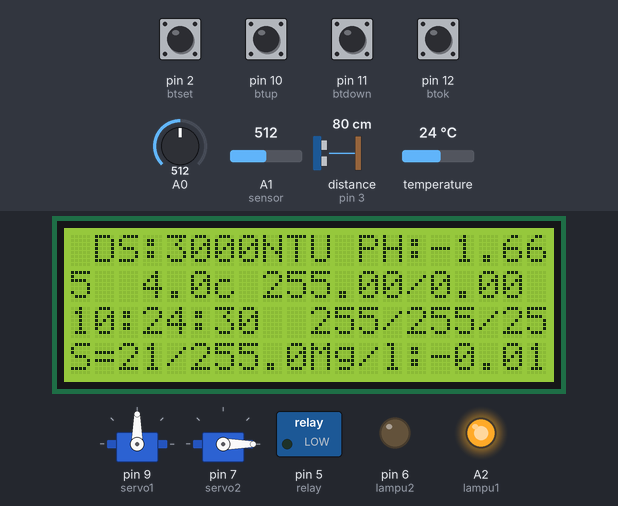
A sketch run on a simulated Arduino Uno, built with avr-gcc and run on an emulated ATmega328P. Parts: 20×4 character LCD, 2 × servo, switched loads named in the sketch (green lamp = pin HIGH), output pins drawn as LEDs (lit = HIGH). Wiring (inferred from the names in the program): ultrasonic range finder: trigger pin 4; echo pin 3. The test bench sets the inputs (shaded band); at power-on: pin 2 (btset), pin 10 (btup), pin 11 (btdown), pin 12 (btok) HIGH, A0 = 512, A1 (sensor) = 512, distance to the obstacle (sensor on pin 3) 80 cm, temperature 24 °C. The echo pulse lasts 58.3 µs per cm; the local clock reads 2024-03-15 10:24:30 at power-on unless the sketch sets it; EEPROM starts erased; pins used as bus, display or sensor lines are not drawn; what the sketch prints to the serial monitor is not drawn.

Above: at 1.2 s.
1.3 s: pin 2 (btset) pulled LOW for 1.05 s
At 4.0 s:
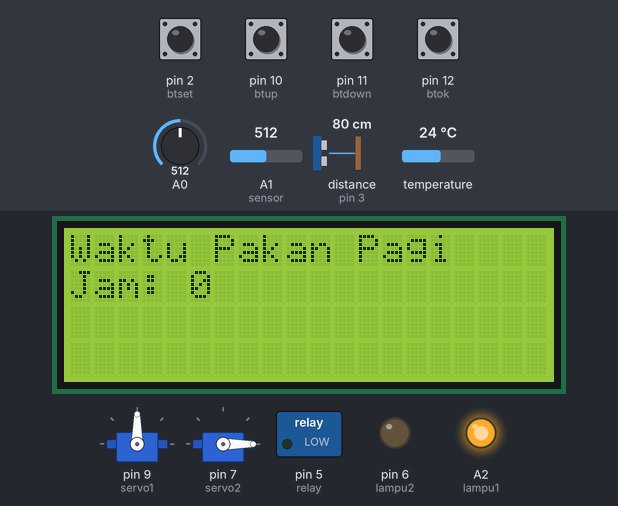
4.3 s: pin 12 (btok) pulled LOW for 1.05 s
At 4.7 s:
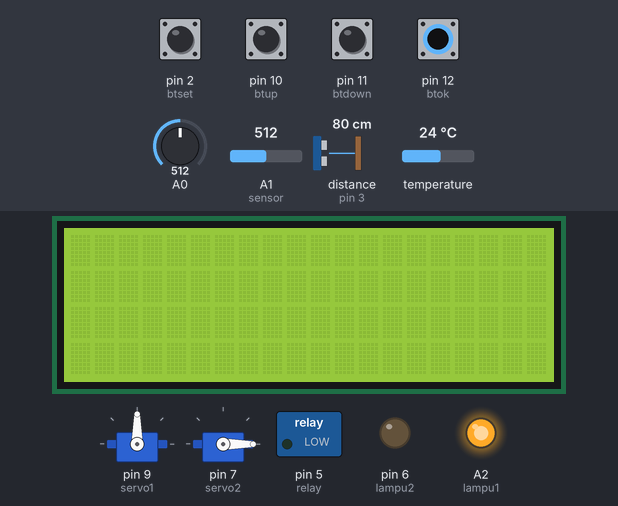
7.9 s: pin 12 (btok) pulled LOW for 1.05 s
At 10.7 s:
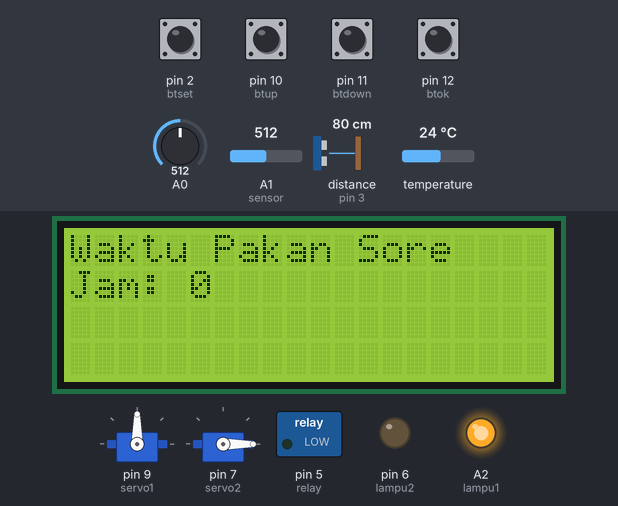
11.4 s: pin 12 (btok) pulled LOW for 1.05 s
At 14.2 s:
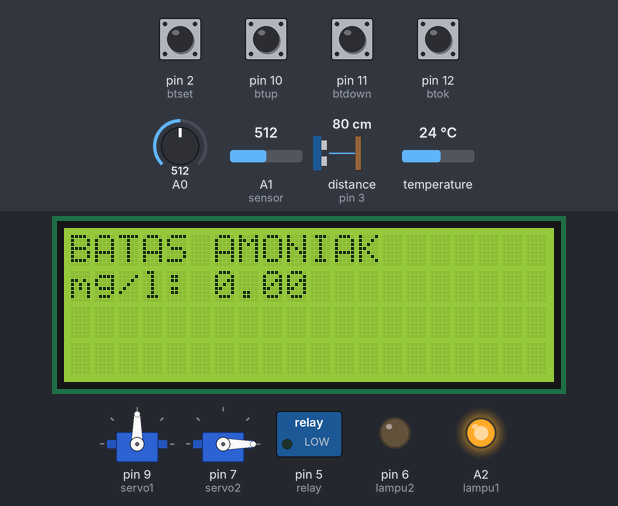
14.9 s: pin 12 (btok) pulled LOW for 1.05 s
At 17.9 s:
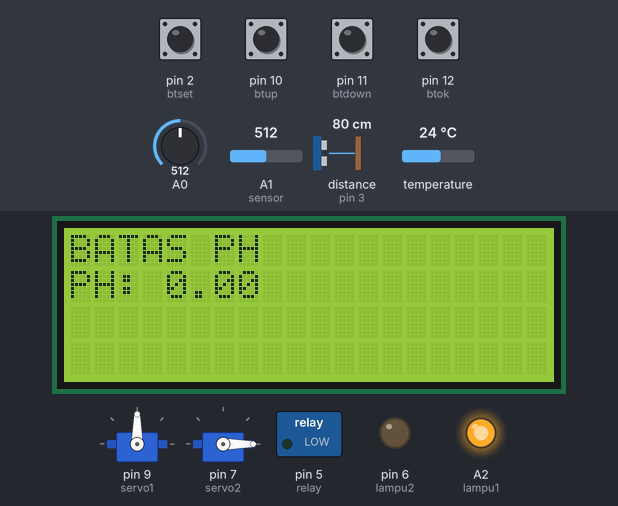
18.5 s: pin 12 (btok) pulled LOW for 1.05 s
At 21.3 s:
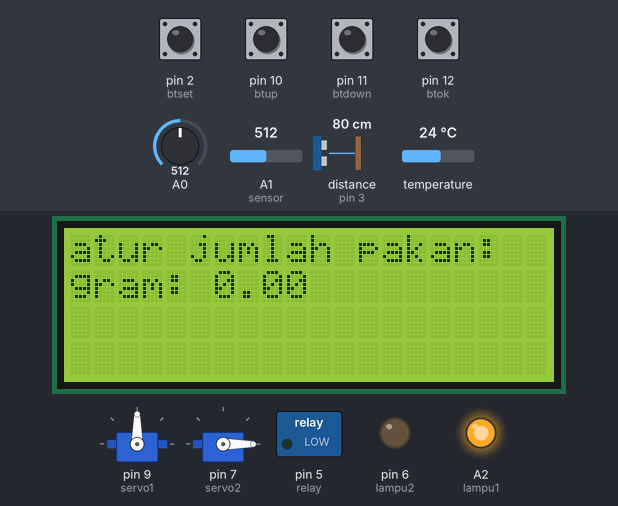
Timing chart, 0 to 22.8 s (numbered marks = the images above; inputs shaded):
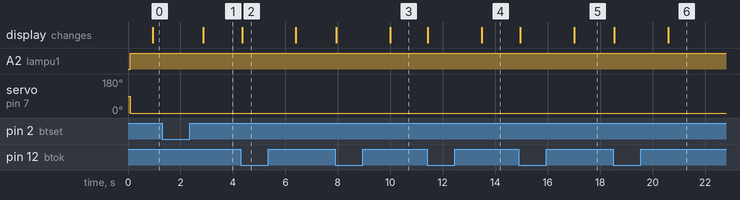

Measured:
- after the input at 1.3 s, the display: changes after 1.6 s (image 1)
- after the input at 4.3 s, the display: changes after 0.05 s (image 2)
- after the input at 7.9 s, the display: first changes at once (image 3 shows a later state)
- after the input at 11.4 s, the display: first changes at once (image 4 shows a later state)
- after the input at 14.9 s, the display: first changes after 0.06 s (image 5 shows a later state)
- after the input at 18.5 s, the display: first changes at once (image 6 shows a later state)

The sketch:

ujicobaterakhhir.ino
```cpp
#include <Wire.h>
#include <OneWire.h>
#include <DallasTemperature.h>
#include <LiquidCrystal_I2C.h>
#include <DS3231.h>
#include <EEPROM.h>
#define ONE_WIRE_BUS 8
#include <Servo.h>


#define trigPin2 4
#define echoPin2 3

OneWire oneWire(ONE_WIRE_BUS);
DallasTemperature sensors(&oneWire);

LiquidCrystal_I2C lcd(0x27,20,4);
DS3231  rtc(SDA, SCL);
Servo myservo;

int addr1 = 0;
int addr2 = 1;
int addr3 = 2;
int addr4 = 3;
int addr5 = 4;

Time  t;
int jampagi,jamsiang,jamsore;

float TempC;
float pHValue;
int tds;
int adctds;
float voltage = 0;   // Tegangan yang terbaca dari sensor

int adcPH;
int TempCx;
int pHValuex;
int ntux;

float ntufix;

long duration2, distance2;

int btset = 2;
int btup = 10;
int btdown = 11;
int btok = 12;

int btsetx;
int btupx;
int btdownx;
int btokx;

float batasamo;
float batasph;
float amoniak;
float jumlahgerakan;

int lampu1 = A2;
int lampu2 = 6;
int relay = 5;
int buzzer = 13;
int tanda = 0;
int kolam;

Servo servo1;
Servo servo2;


unsigned long previousMillisFeed = 0;
unsigned long feedInterval = 20000;  // Delay for feeding in milliseconds

unsigned long previousMillisBeep = 0;
unsigned long beepInterval = 500;  // Delay for beep in milliseconds

unsigned long previousMillisLCD = 0;
unsigned long lcdUpdateInterval = 1000;  // LCD update interval


void setup(){

jampagi = EEPROM.read(addr1);
jamsiang = EEPROM.read(addr2);
jamsore = EEPROM.read(addr3);
batasamo = EEPROM.read(addr4);
jumlahgerakan = EEPROM.read(addr5);

pinMode(relay,OUTPUT);
pinMode(lampu1,OUTPUT);
pinMode(lampu2,OUTPUT);
digitalWrite(relay,LOW);
digitalWrite(lampu1,LOW);
digitalWrite(lampu2,LOW);

pinMode(btset,INPUT_PULLUP);
pinMode(btup,INPUT_PULLUP);
pinMode(btdown,INPUT_PULLUP);
pinMode(btok,INPUT_PULLUP);

pinMode(trigPin2, OUTPUT);
pinMode(echoPin2, INPUT);

Wire.begin();
sensors.begin();
Serial.begin(115200);
lcd.init();
lcd.clear();
lcd.backlight();

rtc.begin();
// rtc.setDOW(THURSDAY);     // Set Day-of-Week to SUNDAmy
// rtc.setTime(11, 7, 0);     // Set the time to 12:00:00 (24hr format)
// rtc.setDate(10, 10, 2024);   // Set the date to January 1st, 2014

servo1.attach(9);
servo2.attach(7);
servo1.write(90);
servo2.write(90);
}

void loop(){

btsetx = digitalRead(btset);
btupx = digitalRead(btup);
btdownx = digitalRead(btdown);
btokx = digitalRead(btok);

if(btsetx == 0){
delay(1000);
lcd.clear();
setjampagi();
setjamsiang();
setjamsore();
setbatasamo();
setbatasph();
aturjumlahgerakan();
}

 t = rtc.getTime();


  //ketinggian pakan ikan
  digitalWrite(trigPin2, LOW);  // Added this line
  delayMicroseconds(2); // Added this line
  digitalWrite(trigPin2, HIGH);
  delayMicroseconds(10); // Added this line
  digitalWrite(trigPin2, LOW);
  duration2 = pulseIn(echoPin2, HIGH);
  distance2 = (duration2/2) / 29.1;


  if(distance2 > 90){
    distance2 = 90;
  }

  kolam = 100 - distance2;

if(kolam < 50){
  digitalWrite(lampu1,HIGH);
  servo2.write(0);
  beep(50);
  }

 if((kolam >= 50)&&(kolam <= 90)){
  digitalWrite(lampu1,LOW);
  servo2.write(0);
  }

 if(kolam > 90){
  digitalWrite(lampu1,LOW);
  servo2.write(90);
  }

 adcPH = analogRead(A1) * (5.0 / 1023.0);; //menggunakan pin A0 untuk membaca output sensor pH // Konversi nilai analog ke tegangan (0-5V)
 pHValue = (adcPH - 2.5) * 3.33;

 adctds = analogRead(A0);
 voltage = adctds * (5.0 / 1024.0);
 tds = -1120.4 * voltage * voltage + 5742.3 * voltage - 4352.9;


 pHValuex = pHValue * 100.0;

  sensors.requestTemperatures();
  TempC = sensors.getTempCByIndex(0); // Celcius
  TempCx =  TempC * 100.0;

if(pHValue < 6.5){
  amoniak = (pHValue / TempC) * 0.202;
}

if(pHValue == 7.0){
  amoniak = (pHValue / TempC) * 1.131;
}

if(pHValue > 7.0){
  amoniak = (pHValue / TempC) * 3.306;
}


if(amoniak > batasamo){
  digitalWrite(lampu2,HIGH);
  beep (5);
  }

if(amoniak <= batasamo){
  digitalWrite(lampu2,LOW);
  }


if((t.hour == jampagi)&&(jampagi > 0)&&(tanda == 0)){
  digitalWrite(relay,HIGH);
  gerakkanservo();
  delay(20000);
  digitalWrite(relay,LOW);
  tanda = 1;
}

if((t.hour == jamsiang)&&(jamsiang > 0)&&(tanda == 1)){
  digitalWrite(relay,HIGH);
  gerakkanservo();
  delay(20000);
  digitalWrite(relay,LOW);
  tanda = 2;
}

if((t.hour == jamsore)&&(jamsore > 0)&&(tanda == 2)){
  digitalWrite(relay,HIGH);
  gerakkanservo();
  delay(20000);
  digitalWrite(relay,LOW);
  tanda = 0;
}


  lcd.setCursor(0,0);
  lcd.print("TDS:");
  lcd.print(tds);
  lcd.print("NTU ");

  lcd.setCursor(12,0);
  lcd.print("PH:");
  lcd.print(pHValue);
  lcd.print("  ");

  lcd.setCursor(0,1);
  lcd.print("T:");
  lcd.print(TempC,1);
  lcd.print("c ");

  lcd.print(batasamo);
  lcd.print("/");
  lcd.print(batasph);
  lcd.print(" ");

  lcd.setCursor(0,2);
  lcd.print(t.hour, DEC);
  lcd.print(":");
  lcd.print(t.min, DEC);
  lcd.print(":");
  lcd.print(t.sec, DEC);
  lcd.print("  ");
  lcd.print(jampagi);
  lcd.print("/");
  lcd.print(jamsiang);
  lcd.print("/");
  lcd.print(jamsore);
  lcd.print("  ");

  lcd.setCursor(0,3);
  lcd.print("S=");
  lcd.print(kolam);
  lcd.print("/");
  lcd.print(jumlahgerakan);
  lcd.print("  ");

  lcd.setCursor(10,3);
  lcd.print("Mg/l:");
  lcd.print(amoniak);
  lcd.print(" ");

  Serial.print("*");
  Serial.print(pHValue * 100.0);
  Serial.print(",");
  Serial.print(tds);
  Serial.print(",");
  Serial.print(amoniak * 100.0);
  Serial.print(",");
  Serial.print(TempC * 100.0);
  Serial.println("#");

  unsigned long currentMillis = millis();

if (currentMillis - previousMillisLCD >= lcdUpdateInterval) {
    previousMillisLCD = currentMillis;  // Simpan waktu sekarang

}
}

void setjampagi(){

btsetx = digitalRead(btset);
btupx = digitalRead(btup);
btdownx = digitalRead(btdown);
btokx = digitalRead(btok);

  lcd.setCursor(0,0);
  lcd.print("Waktu Pakan Pagi");
  lcd.setCursor(0,1);
  lcd.print("Jam: ");
  lcd.print(jampagi);
  lcd.print("   ");

if(btupx == 0){
  delay(200);
  jampagi++;
}

if(btdownx == 0){
  delay(200);
  jampagi--;
}

if(jampagi > 23){
jampagi = 0;
}

if(btokx == 0){
  lcd.clear();
  delay(2000);
  EEPROM.write(addr1, jampagi);
  return;
}

setjampagi();
}


void setjamsiang(){

btsetx = digitalRead(btset);
btupx = digitalRead(btup);
btdownx = digitalRead(btdown);
btokx = digitalRead(btok);

  lcd.setCursor(0,0);
  lcd.print("Waktu Pakan Siang  ");
  lcd.setCursor(0,1);
  lcd.print("Jam: ");
  lcd.print(jamsiang);
  lcd.print("   ");

if(btupx == 0){
  delay(200);
  jamsiang++;
}

if(btdownx == 0){
  delay(200);
  jamsiang--;
}

if(jamsiang > 23){
jamsiang = 0;
}

if(btokx == 0){
  lcd.clear();
  delay(2000);
  EEPROM.write(addr2, jamsiang);
  return;
}

setjamsiang();
}


void setjamsore(){

btsetx = digitalRead(btset);
btupx = digitalRead(btup);
btdownx = digitalRead(btdown);
btokx = digitalRead(btok);

  lcd.setCursor(0,0);
  lcd.print("Waktu Pakan Sore  ");
  lcd.setCursor(0,1);
  lcd.print("Jam: ");
  lcd.print(jamsore);
  lcd.print("   ");

if(btupx == 0){
  delay(200);
  jamsore++;
}

if(btdownx == 0){
  delay(200);
  jamsore--;
}

if(jamsore > 23){
jamsore = 0;
}

if(btokx == 0){
  lcd.clear();
  delay(2000);
  EEPROM.write(addr3, jamsore);
  return;
}

setjamsore();
}


void setbatasamo(){

btsetx = digitalRead(btset);
btupx = digitalRead(btup);
btdownx = digitalRead(btdown);
btokx = digitalRead(btok);

  lcd.setCursor(0,0);
  lcd.print("BATAS AMONIAK  ");
  lcd.setCursor(0,1);
  lcd.print("mg/l: ");
  lcd.print(batasamo);
  lcd.print("   ");

if(btupx == 0){
  delay(200);
  batasamo = batasamo + 0.1;
}

if(btdownx == 0){
  delay(200);
  batasamo = batasamo - 0.1;
}

if(batasamo > 100.0){
batasamo = 0;
}

if(btokx == 0){
  lcd.clear();
  delay(2000);
  EEPROM.write(addr4, batasamo);
  return;
}

setbatasamo();
}


void setbatasph(){

btsetx = digitalRead(btset);
btupx = digitalRead(btup);
btdownx = digitalRead(btdown);
btokx = digitalRead(btok);

  lcd.setCursor(0,0);
  lcd.print("BATAS PH  ");
  lcd.setCursor(0,1);
  lcd.print("PH: ");
  lcd.print(batasph);
  lcd.print("   ");

if(btupx == 0){
  delay(200);
  batasph = batasph + 0.1;
}

if(btdownx == 0){
  delay(200);
  batasph = batasph - 0.1;
}

if(batasph > 100.0){
batasph = 0;
}

if(btokx == 0){
  lcd.clear();
  delay(2000);
  //EEPROM.write(addr5, batasph);
  return;
}

setbatasph();
}


void aturjumlahgerakan(){

btsetx = digitalRead(btset);
btupx = digitalRead(btup);
btdownx = digitalRead(btdown);
btokx = digitalRead(btok);

  lcd.setCursor(0,0);
  lcd.print("atur jumlah pakan:  ");
  lcd.setCursor(0,1);
  lcd.print("gram: ");
  lcd.print(jumlahgerakan);
  lcd.print("   ");

if(btupx == 0){
  delay(200);
  jumlahgerakan++;
}

if(btdownx == 0){
  delay(200);
  jumlahgerakan--;
}

if(jumlahgerakan > 23){
jumlahgerakan = 0;
}

if(btokx == 0){
  lcd.clear();
  delay(2000);
  EEPROM.write(addr5, jumlahgerakan);
  return;
}

aturjumlahgerakan();
}


void gerakkanservo() {
  for (int i = 0; i < jumlahgerakan; i++) {
    servo1.write(0);  // Menggerakkan servo ke 0 derajat
    delay(800);        // Tunggu 1 detik
    servo1.write(90);   // Menggerakkan servo kembali ke 90 derajat
    delay(1500);        // Tunggu 1 detik
  }
}


void beep(int kedip) {
   static unsigned long previousMillisBeep = 0;
   static int beepCount = 0;
   bool beepState = LOW;

   unsigned long currentMillis = millis();

   if (currentMillis - previousMillisBeep >= beepInterval) {
      previousMillisBeep = currentMillis;

      if (beepCount < kedip) {
        beepState = !beepState;
        digitalWrite(buzzer, beepState);
        beepCount++;
      } else {
        digitalWrite(buzzer, LOW);
        beepCount = 0;
      }
   }
}
```
